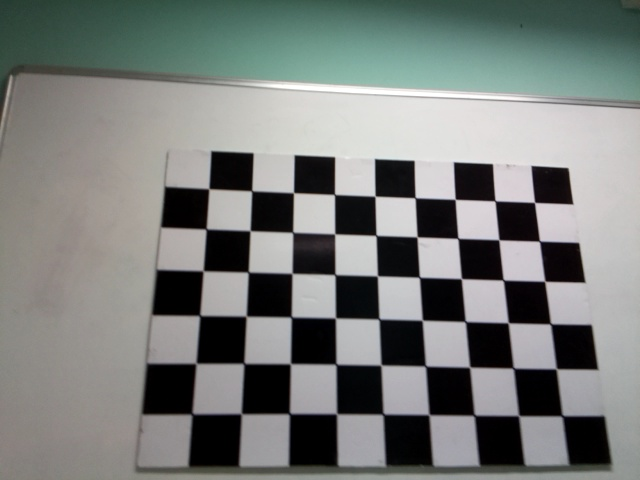
//> input picture c++_code/images/image_10.jpg, 640 x 480 px; its folder holds only this picture in this run
$ ./cameraCalibrationWithUndistortion   (built with g++ and OpenCV 4)
//> lines starting //> are read from the running program, lines starting //| are printed output that depends on the picture; after the words box and inside, x2 and y2 are one past the last pixel; in counts of white or black regions, pixels touching at a corner belong together
#include <opencv2/opencv.hpp>
#include <opencv2/calib3d/calib3d.hpp>
#include <opencv2/highgui/highgui.hpp>
#include <opencv2/imgproc/imgproc.hpp>
#include <stdio.h>
#include <iostream>

// 此棋盘格图片：从上到下有6个内点，从左到右有9个内点
int CHECKERBOARD[2]{6,9};

int main()
{
  // objpoints中每个元素都是一个小vector，每个小vector存储的每个元素都是opencv的cv::Point3f数据结构
  // n * 54 * 3 * 1
  std::vector<std::vector<cv::Point3f>> objpoints;

  // imgpoints中每个元素都是一个小vector，每个小vector存储的每个元素都是opencv的cv::Point2f数据结构
  // n * 54 * 2 * 1
  std::vector<std::vector<cv::Point2f>> imgpoints;

  // [11 lines of commented-out code are left out]

  std::vector<cv::Point3f> objp;
  for(int i{0}; i<CHECKERBOARD[1]; i++)
  {
    for(int j{0}; j<CHECKERBOARD[0]; j++)
      objp.push_back(cv::Point3f(j,i,0));
  }

  // images : 所有棋盘格图片的存储路径
  std::vector<cv::String> images;
  std::string path = "./images/*.jpg";
  cv::glob(path, images);

  cv::Mat frame, gray;

  // corner_pts ： 记录检测到的棋盘格54个内点的2D像素坐标
  std::vector<cv::Point2f> corner_pts;
  bool success;

  for(int i{0}; i<images.size(); i++)
  {
    // 图像大小：[640 x 480]
    frame = cv::imread(images[i]);
//> frame is the input picture: 480 rows x 640 cols, CV_8UC3; mean B, G, R 122.6, 125.2, 121.4

    cv::cvtColor(frame, gray, cv::COLOR_BGR2GRAY);
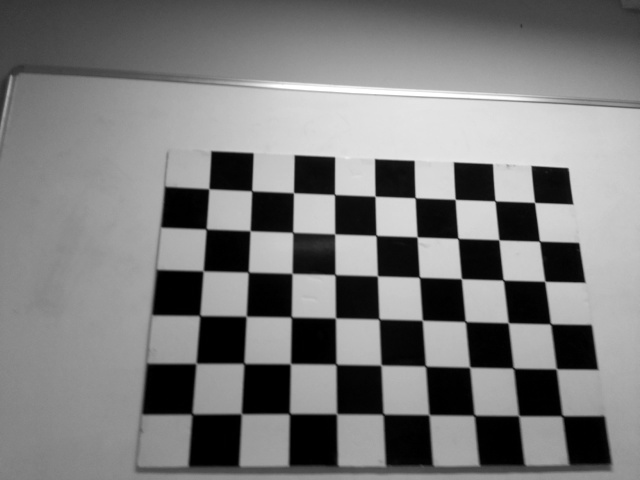
//> gray: 480 rows x 640 cols, CV_8UC1; min 0, max 255, mean 123.7


    // cv::Size(CHECKERBOARD[0],CHECKERBOARD[1]) ： [6 x 9]
    // cv::CALIB_CB_ADAPTIVE_THRESH ： 1
    // cv::CALIB_CB_FAST_CHECK      ： 8
    // cv::CALIB_CB_NORMALIZE_IMAGE ： 2
    success = cv::findChessboardCorners(gray,cv::Size(CHECKERBOARD[0],CHECKERBOARD[1]), corner_pts, cv::CALIB_CB_ADAPTIVE_THRESH | cv::CALIB_CB_FAST_CHECK | cv::CALIB_CB_NORMALIZE_IMAGE);
//> success = true; corner_pts = 54 Points (x, y), first 12: [534.5, 202.3], [539.2, 241.2], [544.6, 281], [550.3, 324], [556.5, 368.9], [563.3, 414.8], [495, 200.9], [498.9, 239.8], [503.1, 280], [507.9, 322.5], [514, 367.5], [520.1, 416.6]


    if(success)
    {

      // cv::TermCriteria::EPS ： 2
      // cv::TermCriteria::MAX_ITER ： 1
      cv::TermCriteria criteria(cv::TermCriteria::EPS | cv::TermCriteria::MAX_ITER, 30, 0.001);


      // 进一步refine检测到的网格内点的坐标精度
      // 这里cornerSubPix函数直接在原有corner_pts基础上进行覆盖，不会多创建一个新的变量再赋值
      cv::cornerSubPix(gray, corner_pts, cv::Size(11,11), cv::Size(-1,-1), criteria);
//> corner_pts = 54 Points (x, y), first 12: [534.5, 202.4], [539.5, 241.2], [544.7, 281.3], [550.6, 323.8], [556.3, 368.8], [562.2, 415.8], [495, 200.8], [498.8, 239.8], [503.2, 280.1], [508.2, 322.8], [513.4, 368.1], [518.6, 415.6]


      // 作图
      cv::drawChessboardCorners(frame, cv::Size(CHECKERBOARD[0],CHECKERBOARD[1]), corner_pts, success);
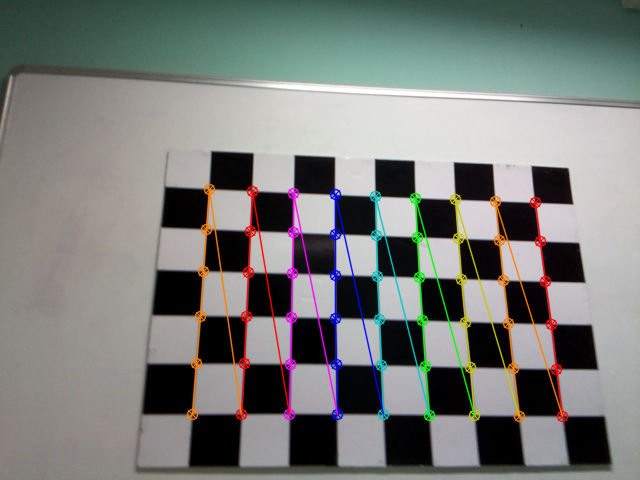
//> frame: 480 rows x 640 cols, CV_8UC3; 5.08% of pixels changed, all inside (x1, y1, x2, y2) = (186, 183, 569, 423)

      objpoints.push_back(objp);
      imgpoints.push_back(corner_pts);
//> imgpoints = 1 point lists

    }

    cv::imshow("Image",frame);
    cv::waitKey(0);
  }

  cv::destroyAllWindows();

  cv::Mat cameraMatrix, distCoeffs, R, T;

  cv::calibrateCamera(objpoints, imgpoints, cv::Size(gray.rows,gray.cols), cameraMatrix,distCoeffs,R,T);
//> cameraMatrix = [[508.5, 0, 318.2], [0, 512.7, 248.9], [0, 0, 1]]; distCoeffs = [0.227, -0.585, 0.00116, 0.00255, 0.374]; R = [[-0.319, 0.15, 1.57]]; T = [[5.37, -1.15, 12.96]]

  std::cout << "cameraMatrix : " << cameraMatrix << std::endl;
//| cameraMatrix : [508.4598547527402, 0, 318.2494895974392;
//|  0, 512.6761385227489, 248.9481755463758;
//|  0, 0, 1]
  std::cout << "distCoeffs : " << distCoeffs << std::endl;
//| distCoeffs : [0.2268770706416856, -0.5852082599246992, 0.001157740217226092, 0.002552024529498818, 0.373883841442084]
  std::cout << "Rotation vector : " << R << std::endl;
//| Rotation vector : [-0.3185073211402857, 0.1501458214948929, 1.5745956234011]
  std::cout << "Translation vector : " << T << std::endl;
//| Translation vector : [5.365388007358611, -1.148633609336883, 12.96274842114172]


  // 根据计算得到的内参、畸变系数，对畸变图片进行矫正
  cv::Mat image;
  image = cv::imread(images[0]);
  cv::Mat dst, map1, map2,new_camera_matrix;
  cv::Size imageSize(cv::Size(image.cols, image.rows));
//> imageSize = Size(640, 480)

  // Refining the camera matrix using parameters obtained by calibration
  new_camera_matrix = cv::getOptimalNewCameraMatrix(cameraMatrix, distCoeffs, imageSize, 1, imageSize, 0);
//> new_camera_matrix = [[510.1, 0, 320.2], [0, 513.8, 249.9], [0, 0, 1]]

  // Method 1 to undistort the image
  cv::undistort(frame, dst, new_camera_matrix, distCoeffs, new_camera_matrix );
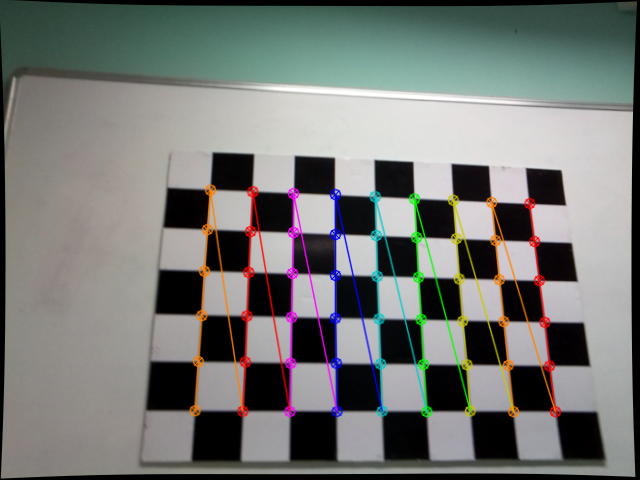
//> dst: 480 rows x 640 cols, CV_8UC3; mean B, G, R 117.3, 120.5, 118.1

  // Method 2 to undistort the image
  cv::initUndistortRectifyMap(cameraMatrix, distCoeffs, cv::Mat(),cv::getOptimalNewCameraMatrix(cameraMatrix, distCoeffs,   imageSize, 1, imageSize, 0),imageSize, CV_16SC2, map1, map2);
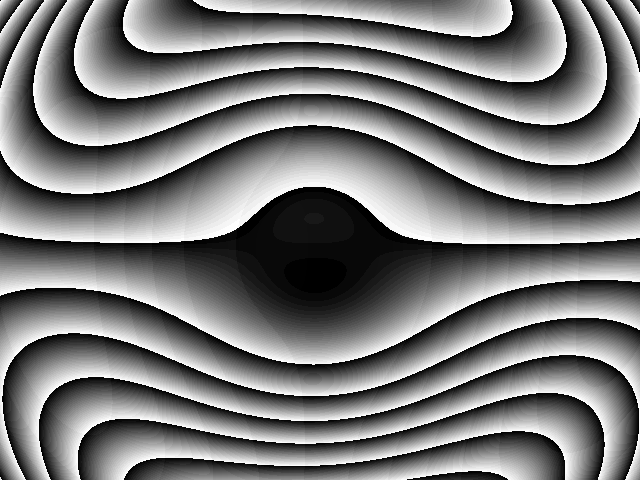
//> map2: 480 rows x 640 cols, CV_16UC1; min 0, max 1023, mean 492.4; drawn with min black and max white

  cv::remap(frame, dst, map1, map2, cv::INTER_LINEAR);
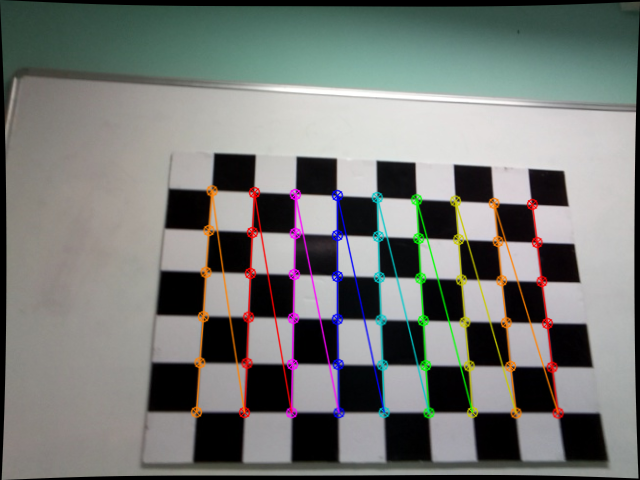
//> dst: 480 rows x 640 cols, CV_8UC3; mean B, G, R 118, 121.2, 118.8

  cv::imshow("undistorted image",dst);
  cv::waitKey(0);

  return 0;
}

$ run again, on c++_code/images/image_15.jpg
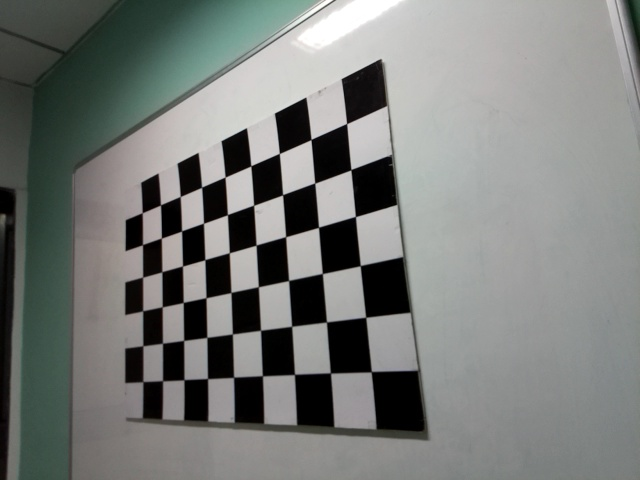
//> input picture c++_code/images/image_15.jpg, 640 x 480 px
//> frame is the input picture: 480 rows x 640 cols, CV_8UC3; mean B, G, R 121, 123.7, 121
//> `success = cv::findChessboardCorners(gray,cv::Size(CHECKERBOARD[0],CHEC..`: success = true; corner_pts = 54 Points (x, y), first 12: [346.8, 123.6], [351, 169.5], [355.3, 216.5], [360.3, 265.4], [365.6, 317.2], [369, 369], [311, 139.5], [314.9, 183], [318.4, 227.5], [322.2, 273.4], [326.6, 321.8], [333, 371]
//> `cv::cornerSubPix(gray, corner_pts, cv::Size(11,11), cv::Size(-1,-1), c..`: corner_pts = 54 Points (x, y), first 12: [346.6, 123.6], [350.9, 169.7], [355.4, 216.5], [360.3, 265.6], [365.7, 317.3], [371.2, 371.7], [311, 139.5], [314.7, 183.1], [318.5, 227.3], [322.3, 273.5], [326.5, 322], [330.4, 373]
//> `cv::drawChessboardCorners(frame, cv::Size(CHECKERBOARD[0],CHECKERBOARD..`:
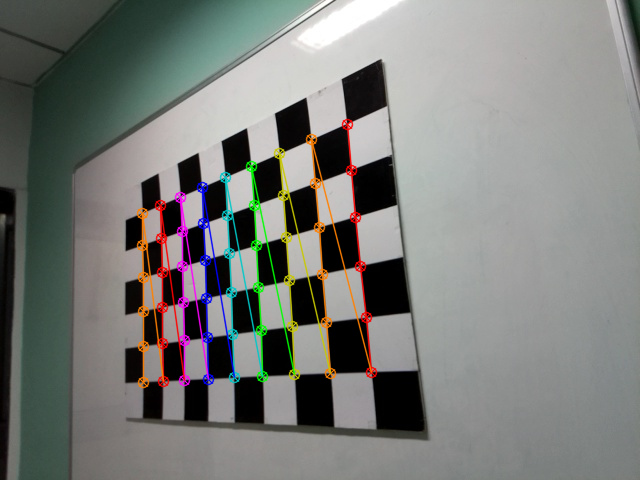
//> frame: 480 rows x 640 cols, CV_8UC3; 4.62% of pixels changed, all inside (x1, y1, x2, y2) = (136, 118, 378, 389)
//> imgpoints = 1 point lists
//> cameraMatrix = [[188.3, 0, 250.1], [0, 268.6, 315.8], [0, 0, 1]]; distCoeffs = [-0.00521, 0.0491, 0.00523, -0.0136, -0.0264]; R = [[0.204, 0.358, 1.46]]; T = [[2.86, -3.95, 5.43]]
//| cameraMatrix : [188.2806634280321, 0, 250.1353057039473;
//|  0, 268.6295560064364, 315.8234883244021;
//|  0, 0, 1]
//| distCoeffs : [-0.005213025749306342, 0.04910736584329167, 0.005233633062183336, -0.0135927319203039, -0.0264016436302382]
//| Rotation vector : [0.2041997075624727, 0.3582957131806971, 1.463939259710352]
//| Translation vector : [2.857157684805417, -3.946424971089337, 5.434820638250021]
//> new_camera_matrix = [[116.2, 0, 399], [0, 164.3, 369.9], [0, 0, 1]]
//> `cv::remap(frame, dst, map1, map2, cv::INTER_LINEAR);`:
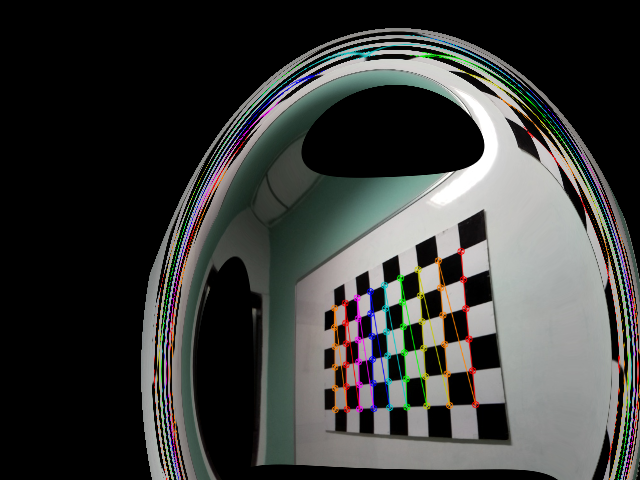
//> dst: 480 rows x 640 cols, CV_8UC3; mean B, G, R 58.8, 60.8, 59.8

$ run again, on c++_code/images/image_18.jpg
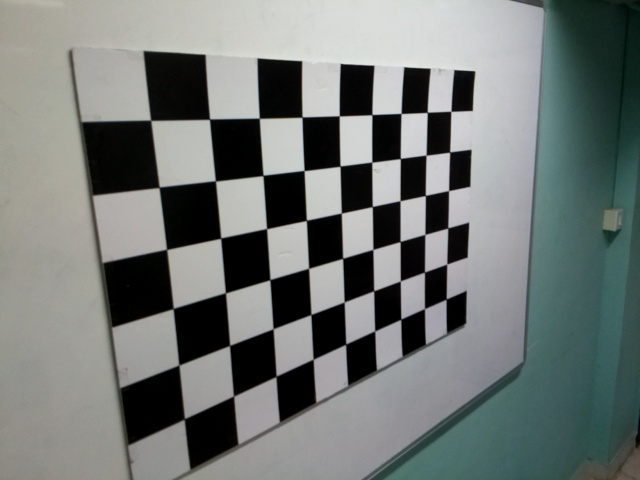
//> input picture c++_code/images/image_18.jpg, 640 x 480 px
//> frame is the input picture: 480 rows x 640 cols, CV_8UC3; mean B, G, R 117.6, 119.9, 114.3
//> `success = cv::findChessboardCorners(gray,cv::Size(CHECKERBOARD[0],CHEC..`: success = true; corner_pts = 54 Points (x, y), first 12: [450.9, 111.3], [449.6, 152.1], [448.6, 190.6], [447.7, 228], [446.7, 264.1], [446.1, 299.2], [427.3, 112.4], [426.1, 155.1], [425.4, 195.5], [424.8, 234.4], [424.5, 272.1], [424.6, 308.5]
//> `cv::cornerSubPix(gray, corner_pts, cv::Size(11,11), cv::Size(-1,-1), c..`: corner_pts = 54 Points (x, y), first 12: [450.9, 111.3], [449.7, 152.1], [448.6, 190.6], [447.7, 228], [446.7, 264.1], [446.2, 299.1], [427.2, 112.3], [426.1, 155.2], [425.3, 195.5], [424.8, 234.4], [424.5, 272.1], [424.5, 308.6]
//> `cv::drawChessboardCorners(frame, cv::Size(CHECKERBOARD[0],CHECKERBOARD..`:
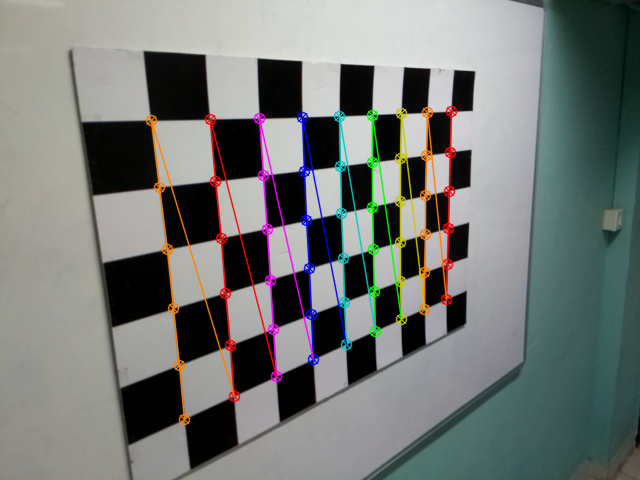
//> frame: 480 rows x 640 cols, CV_8UC3; 5.18% of pixels changed, all inside (x1, y1, x2, y2) = (145, 105, 458, 426)
//> imgpoints = 1 point lists
//> cameraMatrix = [[953.4, 0, 272.7], [0, 623.3, 314.2], [0, 0, 1]]; distCoeffs = [0.184, 0.355, 0.0342, -0.00301, -0.7]; R = [[-0.57, -0.968, 1.22]]; T = [[2.95, -5.21, 15.91]]
//| cameraMatrix : [953.3673801976232, 0, 272.721569509513;
//|  0, 623.2581986222507, 314.2070937827686;
//|  0, 0, 1]
//| distCoeffs : [0.1838305412066682, 0.3546598085943793, 0.03423807786351334, -0.003011465441741484, -0.7000635390235588]
//| Rotation vector : [-0.5695555448244687, -0.9676624408825469, 1.222108831814213]
//| Translation vector : [2.951075443233655, -5.208454244374306, 15.90865542840196]
//> new_camera_matrix = [[971.6, 0, 274], [0, 634.1, 317.8], [0, 0, 1]]
//> `cv::remap(frame, dst, map1, map2, cv::INTER_LINEAR);`:
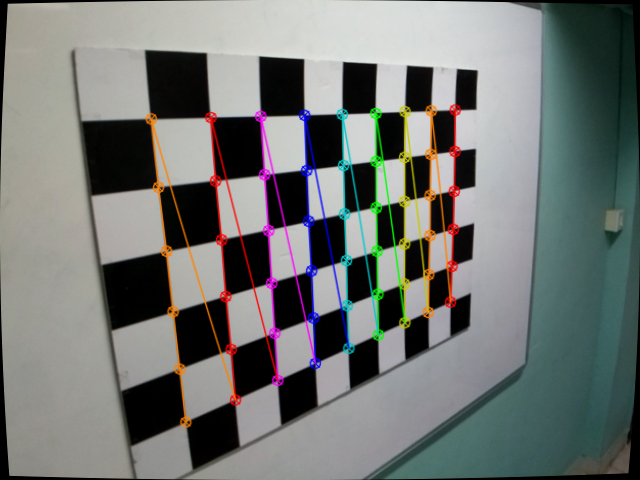
//> dst: 480 rows x 640 cols, CV_8UC3; mean B, G, R 115, 117.7, 114.2

$ run again, on c++_code/images/image_19.jpg
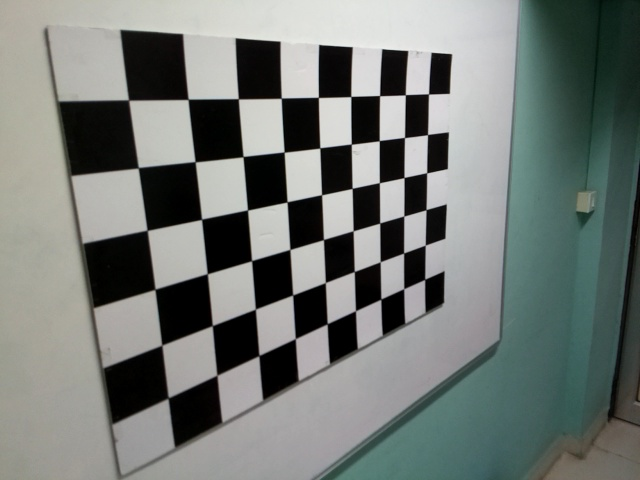
//> input picture c++_code/images/image_19.jpg, 640 x 480 px
//> frame is the input picture: 480 rows x 640 cols, CV_8UC3; mean B, G, R 117.4, 121.2, 115.5
//> `success = cv::findChessboardCorners(gray,cv::Size(CHECKERBOARD[0],CHEC..`: success = true; corner_pts = 54 Points (x, y), first 12: [428.5, 93.96], [427.5, 134.6], [426.6, 172.8], [426, 209.7], [425.3, 245.1], [424.7, 279.4], [405.4, 94.72], [404.5, 137.5], [404, 177.5], [403.8, 216], [403.6, 253.1], [403.7, 288.6]
//> `cv::cornerSubPix(gray, corner_pts, cv::Size(11,11), cv::Size(-1,-1), c..`: corner_pts = 54 Points (x, y), first 12: [428.5, 93.92], [427.5, 134.6], [426.6, 172.8], [426, 209.7], [425.2, 245.2], [424.7, 279.4], [405.3, 94.73], [404.5, 137.5], [404, 177.5], [403.8, 216.1], [403.6, 253], [403.7, 288.7]
//> `cv::drawChessboardCorners(frame, cv::Size(CHECKERBOARD[0],CHECKERBOARD..`:
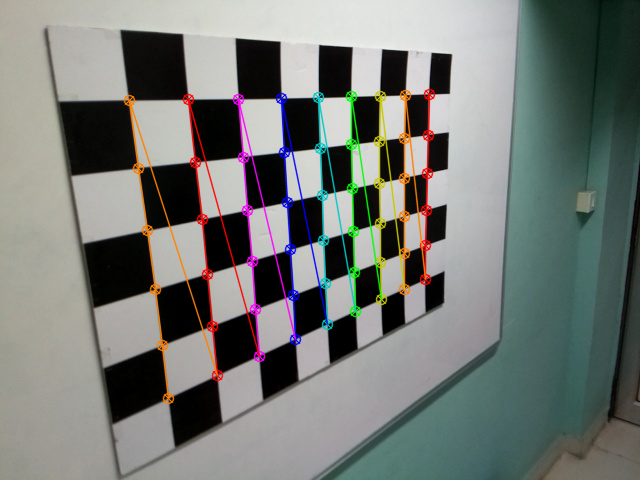
//> frame: 480 rows x 640 cols, CV_8UC3; 5.15% of pixels changed, all inside (x1, y1, x2, y2) = (123, 88, 436, 405)
//> imgpoints = 1 point lists
//> cameraMatrix = [[974.8, 0, 269.3], [0, 604.4, 305.5], [0, 0, 1]]; distCoeffs = [0.251, -1.01, 0.0269, -0.00199, 5.15]; R = [[-0.592, -1, 1.19]]; T = [[2.55, -5.51, 15.77]]
//| cameraMatrix : [974.8146813426411, 0, 269.2553351535587;
//|  0, 604.4436718851857, 305.5489206233573;
//|  0, 0, 1]
//| distCoeffs : [0.2512792470506535, -1.01004703095814, 0.02693627091882524, -0.001994228426735698, 5.147673031544175]
//| Rotation vector : [-0.5919408396024308, -1.001355557571733, 1.19495210313782]
//| Translation vector : [2.548024500791048, -5.509324735857454, 15.77201057506928]
//> new_camera_matrix = [[993.7, 0, 270.9], [0, 625.9, 306], [0, 0, 1]]
//> `cv::remap(frame, dst, map1, map2, cv::INTER_LINEAR);`:
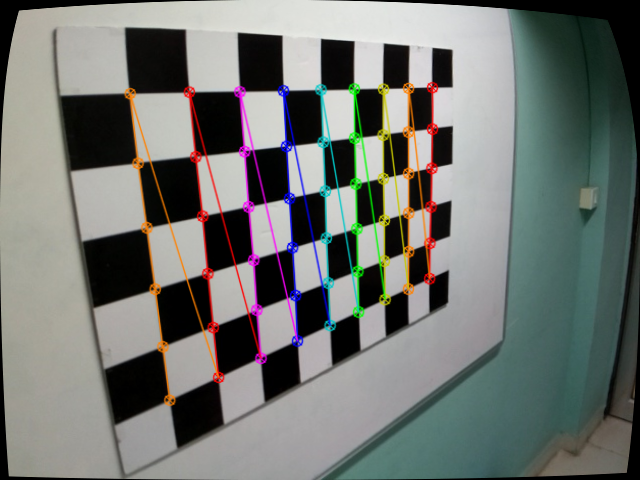
//> dst: 480 rows x 640 cols, CV_8UC3; mean B, G, R 112.9, 116.8, 113.2
